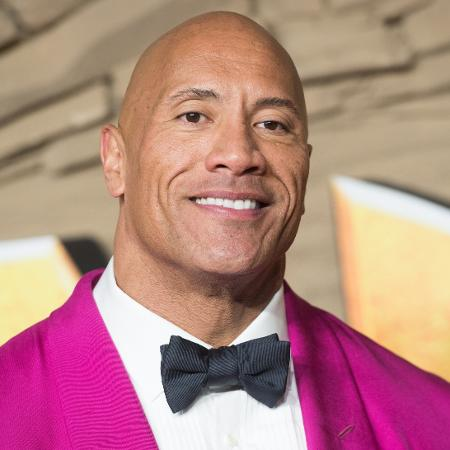
#> input picture PET_Visão_Computacional/Códigos/imagens/therock.jpg, 450 x 450 px
$ python '5_limiarização_e_binarização.py'
#> lines starting #> are read from the running program, lines starting #| are printed output that depends on the picture; after the words box and inside, x2 and y2 are one past the last pixel; in counts of white or black regions, pixels touching at a corner belong together
""" ---------------------------------------------------------------------------------------------------------------
Utilizando de preferência a mesma imagem dos exercícios de filtros passa altas e passa baixas, converta a imagem
em níveis de cinza e exiba o resultado. Em seguida, gere versões binárias usando limiarização (thresholding):

a) limiar de 30;
b) limiar de 150;
c) limiar de 200;
d) limiar adaptativo da média;
e) limiar adaptativo gaussiano.

Para facilitar a visualização, plote a imagem em níveis de cinza e as imagens binárias como uma matriz com duas
linhas e três colunas, identificando adequadamente as legendas.

O que você pode observar?
-----------------------------------------------------------------------------------------------------------------"""

from matplotlib import pyplot as plt
import numpy as np
import cv2 as cv

theRock = cv.imread("imagens/therock.jpg", 0)
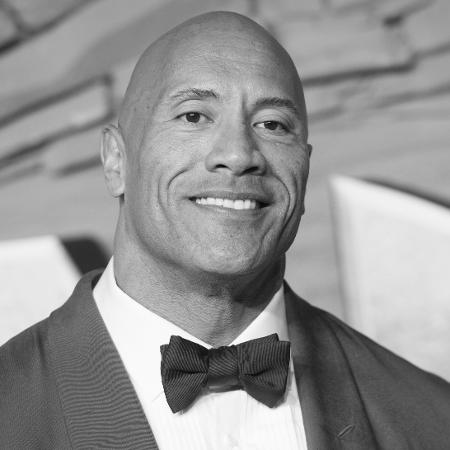
#> theRock: shape (450, 450); min 0, max 255, mean 147.7

limiar1 = 30
limiar2 = 150
limiar3 = 200

ret, limiar_30 = cv.threshold(theRock, limiar1, 255, cv.THRESH_BINARY)
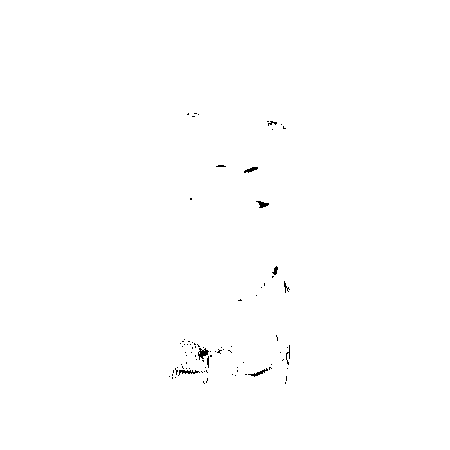
#> limiar_30: shape (450, 450); 99.7% white; black in thin lines or dots, all inside (x1, y1, x2, y2) = (169, 113, 290, 384)
#> ret = 30
ret, limiar_150 = cv.threshold(theRock, limiar2, 255, cv.THRESH_BINARY)
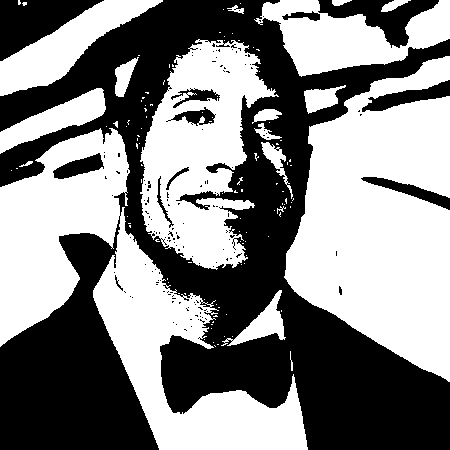
#> limiar_150: shape (450, 450); 52.5% white; 149 black regions (136 under 20 px), largest, box (x1, y1, x2, y2) and area: (0, 0, 450, 450) 86352, (0, 0, 104, 61) 3264, (318, 0, 439, 48) 2386
#> ret = 150
ret, limiar_200 = cv.threshold(theRock, limiar3, 255, cv.THRESH_BINARY)
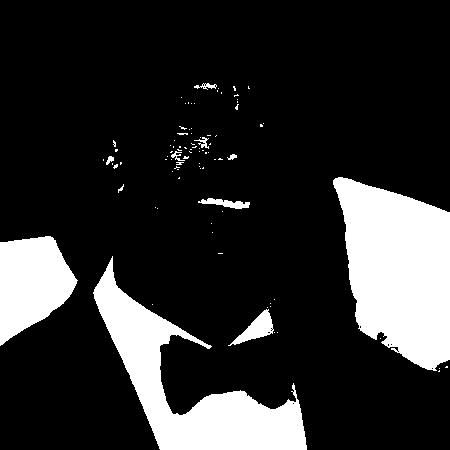
#> limiar_200: shape (450, 450); 17.8% white; 90 white regions (79 under 20 px), largest, box (x1, y1, x2, y2) and area: (333, 177, 450, 371) 16021, (93, 256, 307, 450) 12875, (0, 236, 78, 346) 5735
#> ret = 200
limiarAdaptativo_Media = cv.adaptiveThreshold(theRock, 255, cv.ADAPTIVE_THRESH_MEAN_C, cv.THRESH_BINARY, 11, 2)
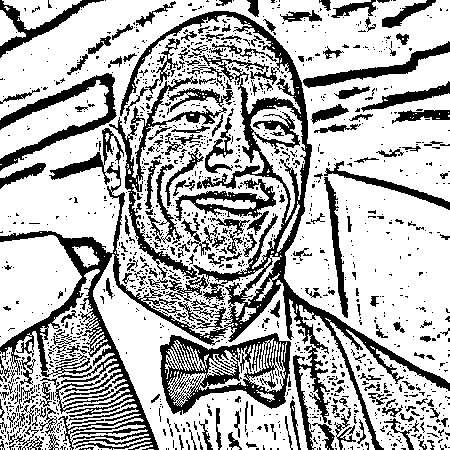
#> limiarAdaptativo_Media: shape (450, 450); 70.7% white; 1399 black regions (1194 under 20 px), largest, box (x1, y1, x2, y2) and area: (0, 11, 450, 450) 25457, (160, 333, 291, 415) 4440, (0, 73, 117, 171) 2396
limiarAdaptativo_Gaussiano = cv.adaptiveThreshold(theRock, 255, cv.ADAPTIVE_THRESH_GAUSSIAN_C, cv.THRESH_BINARY, 11, 2)
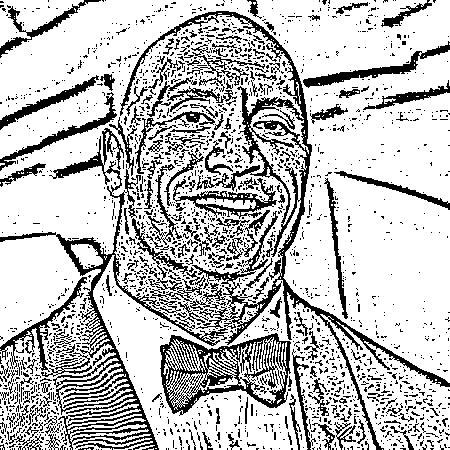
#> limiarAdaptativo_Gaussiano: shape (450, 450); 75.4% white; 2093 black regions (1908 under 20 px), largest, box (x1, y1, x2, y2) and area: (120, 11, 450, 450) 8503, (0, 128, 228, 450) 7093, (160, 333, 291, 416) 4153

plt.subplot(231), plt.imshow(cv.cvtColor(theRock, cv.COLOR_BGR2RGB)), plt.title('Original', fontsize=10)
plt.xticks([]), plt.yticks([])
plt.subplot(232), plt.imshow(cv.cvtColor(limiarAdaptativo_Media, cv.COLOR_BGR2RGB)), plt.title('Limiar A. da Média', fontsize=10)
plt.xticks([]), plt.yticks([])
plt.subplot(233), plt.imshow(cv.cvtColor(limiarAdaptativo_Gaussiano, cv.COLOR_BGR2RGB)), plt.title('Limiar A. Gaussiano', fontsize=10)
plt.xticks([]), plt.yticks([])
plt.subplot(234), plt.imshow(cv.cvtColor(limiar_30, cv.COLOR_BGR2RGB)), plt.title('Limiar 30', fontsize=10)
plt.xticks([]), plt.yticks([])
plt.subplot(235), plt.imshow(cv.cvtColor(limiar_150, cv.COLOR_BGR2RGB)), plt.title('Limiar 150', fontsize=10)
plt.xticks([]), plt.yticks([])
plt.subplot(236), plt.imshow(cv.cvtColor(limiar_200, cv.COLOR_BGR2RGB)), plt.title('Limiar 200', fontsize=10)
plt.xticks([]), plt.yticks([])

plt.suptitle("Limiarização e Binarização", fontsize=20)

plt.savefig("imagens/Semana3/Exercício3/Limiarização_e_Binarização.png", dpi=200)
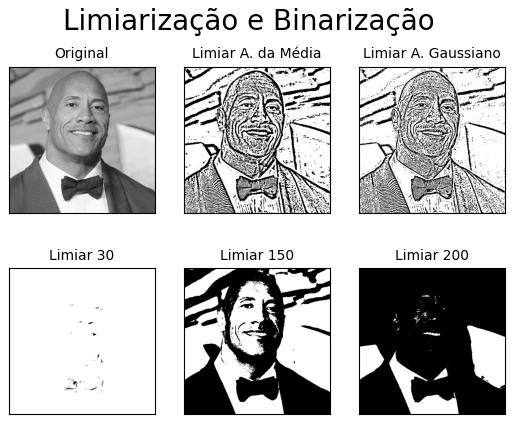
#> figure drawn by matplotlib, 6 panels

plt.show()

cv.waitKey(0)
cv.destroyAllWindows()

$ run again, with PET_Visão_Computacional/Códigos/imagens/enio.jpg copied over PET_Visão_Computacional/Códigos/imagens/therock.jpg
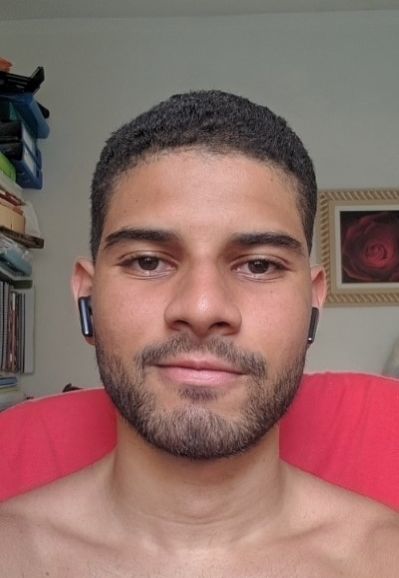
#> input picture PET_Visão_Computacional/Códigos/imagens/enio.jpg, 399 x 578 px
#> `ret, limiar_30 = cv.threshold(theRock, limiar1, 255, cv.THRESH_BINARY)`:
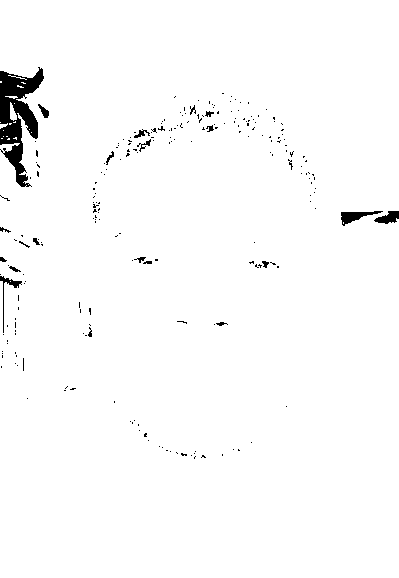
#> limiar_30: shape (578, 399); 98.1% white; 228 black regions (207 under 20 px), largest, box (x1, y1, x2, y2) and area: (0, 67, 44, 187) 2485, (341, 211, 383, 226) 263, (374, 211, 399, 224) 197
#> `ret, limiar_30 = cv.threshold(theRock, limiar1, 255, cv.THRESH_BINARY)`: ret = 30
#> limiar_150: shape (578, 399); 21.1% white; 149 white regions (125 under 20 px), largest, box (x1, y1, x2, y2) and area: (22, 474, 399, 578) 24966, (131, 150, 299, 357) 14938, (304, 287, 376, 375) 3086
#> `ret, limiar_150 = cv.threshold(theRock, limiar2, 255, cv.THRESH_BINARY)`: ret = 150
#> limiar_200: shape (578, 399); 0.05% white in thin lines or dots, all inside (x1, y1, x2, y2) = (86, 299, 209, 565)
#> `ret, limiar_200 = cv.threshold(theRock, limiar3, 255, cv.THRESH_BINARY)`: ret = 200
#> limiarAdaptativo_Media: shape (578, 399); 75.1% white; 2794 black regions (2559 under 20 px), largest, box (x1, y1, x2, y2) and area: (70, 227, 399, 463) 11588, (75, 90, 317, 296) 7933, (0, 66, 50, 190) 2700
#> `limiarAdaptativo_Gaussiano = cv.adaptiveThreshold(theRock, 255, cv.ADA..`:
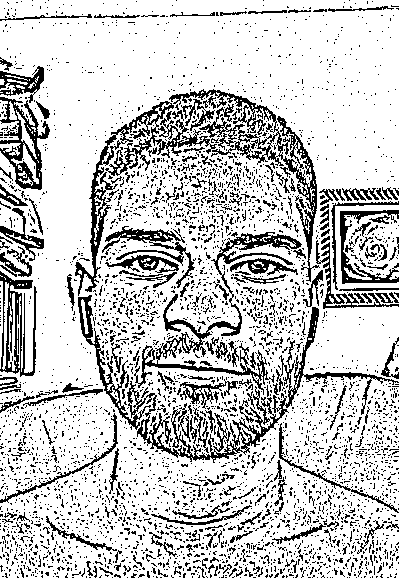
#> limiarAdaptativo_Gaussiano: shape (578, 399); 78.4% white; black in thin lines or dots

$ run again, with PET_Visão_Computacional/Códigos/imagens/otto.jpg copied over PET_Visão_Computacional/Códigos/imagens/therock.jpg
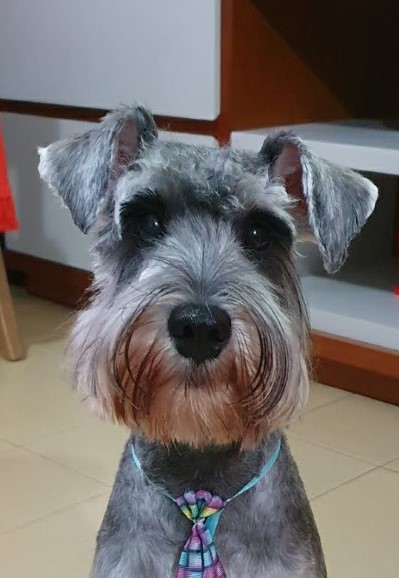
#> input picture PET_Visão_Computacional/Códigos/imagens/otto.jpg, 399 x 578 px
#> `ret, limiar_30 = cv.threshold(theRock, limiar1, 255, cv.THRESH_BINARY)`:
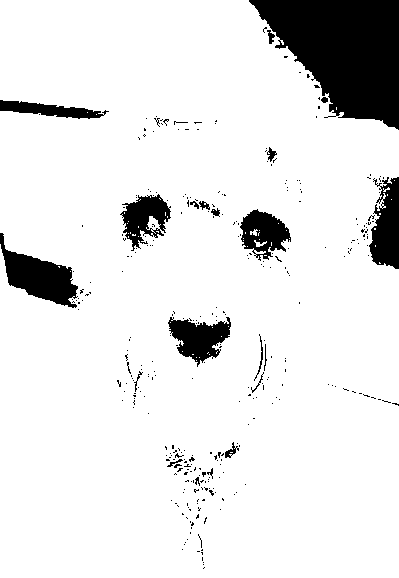
#> limiar_30: shape (578, 399); 89.5% white; 334 black regions (313 under 20 px), largest, box (x1, y1, x2, y2) and area: (249, 0, 399, 130) 12333, (0, 233, 78, 308) 2598, (369, 177, 399, 269) 1961
#> `ret, limiar_30 = cv.threshold(theRock, limiar1, 255, cv.THRESH_BINARY)`: ret = 30
#> limiar_150: shape (578, 399); 30.9% white; 404 white regions (348 under 20 px), largest, box (x1, y1, x2, y2) and area: (0, 237, 168, 578) 26589, (30, 0, 219, 120) 18629, (284, 424, 399, 578) 11634
#> `ret, limiar_150 = cv.threshold(theRock, limiar2, 255, cv.THRESH_BINARY)`: ret = 150
#> limiar_200: shape (578, 399); 0.33% white; 67 white regions (60 under 20 px), largest, box (x1, y1, x2, y2) and area: (38, 146, 50, 176) 192, (362, 178, 378, 208) 115, (139, 267, 158, 281) 104
#> `ret, limiar_200 = cv.threshold(theRock, limiar3, 255, cv.THRESH_BINARY)`: ret = 200
#> limiarAdaptativo_Media: shape (578, 399); 71.4% white; 1266 black regions (1115 under 20 px), largest, box (x1, y1, x2, y2) and area: (89, 284, 289, 578) 16011, (0, 99, 218, 363) 6425, (149, 154, 297, 273) 3492
#> `limiarAdaptativo_Gaussiano = cv.adaptiveThreshold(theRock, 255, cv.ADA..`:
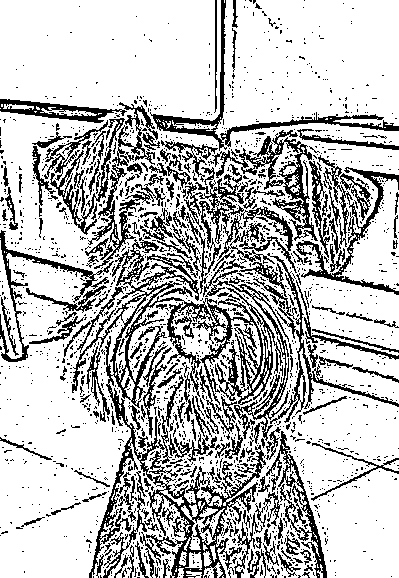
#> limiarAdaptativo_Gaussiano: shape (578, 399); 74.9% white; black in thin lines or dots
